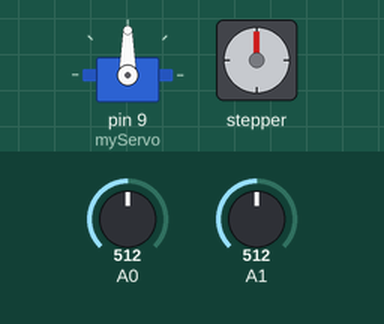
This sketch was run on a simulated Arduino Uno, built with avr-gcc and run on an emulated ATmega328P. Shown: servo, stepper motor. The inputs (shaded band) are chosen by the test bench; at power-on: A0 = 512, A1 = 512. Stepper angles assume 200 steps per turn.

Above: at 1.2 s.
1.3 s: A0 set to 587
2.8 s: A0 set to 612
At 2.95 s:
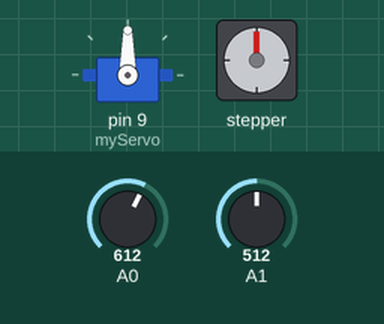
At 3.55 s:
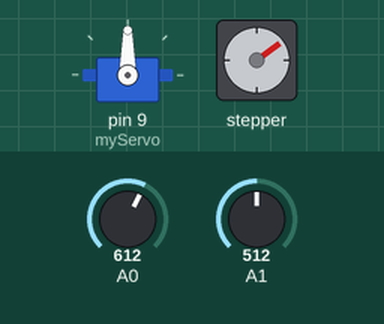
5.8 s: A1 set to 583
8.8 s: A1 set to 612
At 9.0 s:
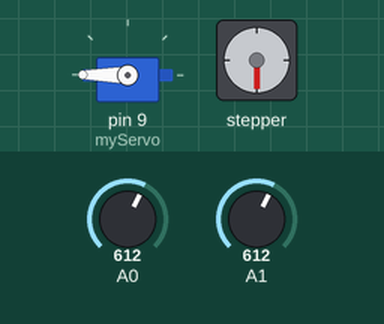
11.8 s: A1 set to 536
14.8 s: A1 set to 505
At 15.35 s:
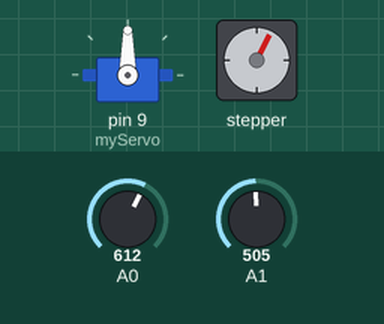
Timing chart, 0 to 23.9 s (numbered marks = the images above; inputs shaded):
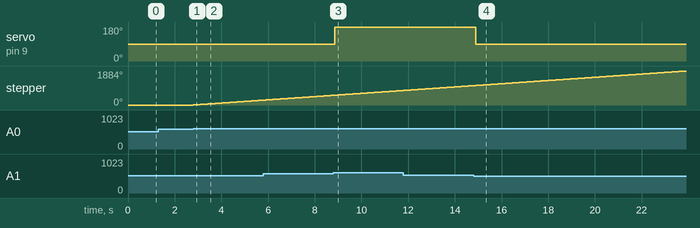

Measured:
- the behaviour switches between 600 and 601 on A0 (found by bisection; images 0 and 1)
- the behaviour switches between 600 and 601 on A1 (found by bisection; images 2 and 3)
- the behaviour switches between 520 and 519 on A1 (found by bisection; images 3 and 4)
- after the input at 1.3 s, every drawn part: stays the same
- after the input at 2.8 s, stepper: keeps turning clockwise at about 90°/s, starting at once
- after the input at 8.8 s, servo on pin 9 (myServo): 90° → 180° after 0.05 s
- after the input at 14.8 s, servo on pin 9 (myServo): 180° → 90° after 0.10 s

The sketch:

joystick_servo_et_pas_a_pas.ino
```cpp
#include <Stepper.h>
#include <Servo.h>

const int stepsPerRevolution = 200;
const int rolePerMinute = 15;
Stepper myStepper1(stepsPerRevolution, 3, 2); //pin 3 pour le step et 2 pour le dir
Servo myServo;

void setup() {
  myStepper1.setSpeed(rolePerMinute);
  myServo.attach(9); // Attache le servomoteur au pin 9
}

void loop() {
  int a = analogRead(A0);
  if (a > 400 && a < 520) {
    for (int i = 2; i < 6; i++) {
      digitalWrite(i, HIGH);
    }
  }
  else if (a < 200) {
    myStepper1.setSpeed(rolePerMinute);
    myStepper1.step(-30);
  }
  else if (a > 600) {
    myStepper1.setSpeed(rolePerMinute);
    myStepper1.step(30);
  }

  int b = analogRead(A1);
  if (b > 400 && b < 520) {
    myServo.write(90); // Position neutre du servomoteur
  }
  else if (b < 300) {
    myServo.write(0); // Déplacer le servomoteur vers la position minimale
  }
  else if (b > 600) {
    myServo.write(180); // Déplacer le servomoteur vers la position maximale
  }
}
```
